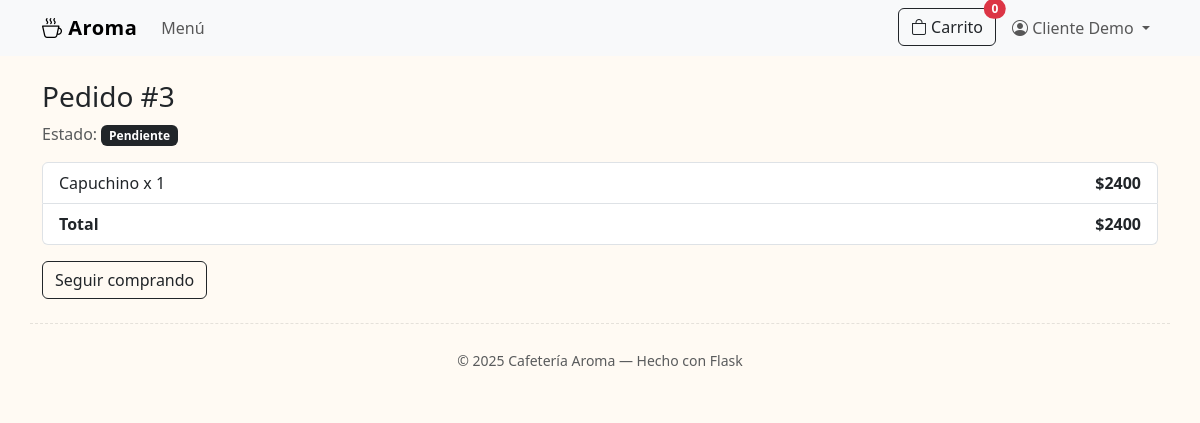
Screenshot of /orders/3 (signed in) with the database file from the repository.
### models.py (models this page shows, shortened)
class User(UserMixin, db.Model):
    id = db.Column(db.Integer, primary_key=True)
    name = db.Column(db.String(120), nullable=False)
    email = db.Column(db.String(120), unique=True, nullable=False)
    password_hash = db.Column(db.String(255), nullable=False)
    role = db.Column(db.String(20), default=Role.CUSTOMER, nullable=False)
    created_at = db.Column(db.DateTime, default=datetime.utcnow)
    orders = db.relationship("Order", back_populates="user", lazy=True)
    def is_admin(self):
        return self.role == Role.ADMIN
    def is_employee(self):
        return self.role == Role.EMPLOYEE

class Order(db.Model):
    id = db.Column(db.Integer, primary_key=True)
    status = db.Column(db.String(30), default="pendiente")  # pendiente -> preparando -> listo -> entregado -> cancelado
    payment_method = db.Column(db.String(30), default="efectivo")  # efectivo/tarjeta
    total = db.Column(db.Float, default=0.0)
    created_at = db.Column(db.DateTime, default=datetime.utcnow)
    user_id = db.Column(db.Integer, db.ForeignKey("user.id"), nullable=True)
    user = db.relationship("User", back_populates="orders")
    items = db.relationship("OrderItem", back_populates="order", cascade="all, delete-orphan", lazy=True)

class OrderItem(db.Model):
    id = db.Column(db.Integer, primary_key=True)
    quantity = db.Column(db.Integer, nullable=False, default=1)
    unit_price = db.Column(db.Float, nullable=False)
    product_id = db.Column(db.Integer, db.ForeignKey("product.id"), nullable=False)
    product = db.relationship("Product")
    order_id = db.Column(db.Integer, db.ForeignKey("order.id"), nullable=False)
    order = db.relationship("Order", back_populates="items")

class Product(db.Model):
    id = db.Column(db.Integer, primary_key=True)
    name = db.Column(db.String(180), nullable=False)
    description = db.Column(db.Text, nullable=True)
    price = db.Column(db.Float, nullable=False)
    stock = db.Column(db.Integer, default=0)
    image_url = db.Column(db.String(255), nullable=True)
    is_active = db.Column(db.Boolean, default=True)
    created_at = db.Column(db.DateTime, default=datetime.utcnow)
    category_id = db.Column(db.Integer, db.ForeignKey("category.id"), nullable=True)
    category = db.relationship("Category", back_populates="products")

### app.py (the view)
    @app.get("/orders/<int:order_id>")
    @login_required
    def order_tracking(order_id):
        order = db.session.get(Order, order_id)
        if not order or (not current_user.is_admin() and not current_user.is_employee() and order.user_id != current_user.id):
            abort(404)
        return render_template("order_tracking.html", order=order)

### templates/order_tracking.html
{% extends "base.html" %}
{% block content %}
  <h3>Pedido #{{ order.id }}</h3>
  <p class="text-muted">Estado: <span class="badge text-bg-dark">{{ order.status|capitalize }}</span></p>
  <ul class="list-group mb-3">
    {% for it in order.items %}
      <li class="list-group-item d-flex justify-content-between align-items-center">
        <span>{{ it.product.name }} x {{ it.quantity }}</span>
        <strong>${{ '%.0f'|format(it.quantity * it.unit_price) }}</strong>
      </li>
    {% endfor %}
    <li class="list-group-item d-flex justify-content-between">
      <strong>Total</strong>
      <strong>${{ '%.0f'|format(order.total) }}</strong>
    </li>
  </ul>
  <a class="btn btn-outline-dark" href="{{ url_for('menu') }}">Seguir comprando</a>
{% endblock %}

### templates/base.html (shortened to what this page needs)
{% set cart_count = session.get('cart', {})|map('int')|list|length and session.get('cart', {})|dictsort(false) %}
<!doctype html>
<html lang="es">
  <head>
    <link href="https://cdn.jsdelivr.net/npm/bootstrap@5.3.2/dist/css/bootstrap.min.css" rel="stylesheet">
    <link href="https://cdn.jsdelivr.net/npm/bootstrap-icons@1.11.3/font/bootstrap-icons.css" rel="stylesheet">
    <link href="{{ url_for('static', filename='css/styles.css') }}" rel="stylesheet">
  </head>
  <body>
    <nav class="navbar navbar-expand-lg bg-body-tertiary sticky-top">
      <div class="container">
        <a class="navbar-brand" href="{{ url_for('index') }}"><i class="bi bi-cup-hot"></i> Aroma</a>
        <div class="collapse navbar-collapse" id="nav">
          <ul class="navbar-nav me-auto mb-2 mb-lg-0">
            <li class="nav-item"><a class="nav-link" href="{{ url_for('menu') }}">Menú</a></li>
          </ul>
          <ul class="navbar-nav ms-auto">
            <li class="nav-item me-2">
              <a class="btn btn-outline-dark position-relative" href="{{ url_for('cart') }}">
                <i class="bi bi-bag"></i> Carrito
                <span id="cart-count" class="position-absolute top-0 start-100 translate-middle badge rounded-pill bg-danger">
                  {{ (session.get('cart') or {}).values()|sum if session.get('cart') else 0 }}
                </span>
              </a>
            </li>
            {% if current_user.is_authenticated %}
            <li class="nav-item dropdown">
              <a class="nav-link dropdown-toggle" role="button" data-bs-toggle="dropdown">
                <i class="bi bi-person-circle"></i> {{ current_user.name }}
              </a>
            </li>
            {% else %}
              <li class="nav-item"><a class="btn btn-dark" href="{{ url_for('login') }}">Ingresar</a></li>
            {% endif %}
          </ul>
        </div>
      </div>
    </nav>
    <main class="container my-4">
      {% block content %}{% endblock %}
    </main>
    <footer class="container py-4 text-center text-muted">
      <small>© {{ 2025 }} Cafetería Aroma — Hecho con Flask</small>
    </footer>
  </body>
</html>

### static/css/styles.css (style rules this page uses)
body { background: #fffaf3; }
.navbar-brand { font-weight: 800; letter-spacing: .5px; }
footer { border-top: 1px dashed rgba(0,0,0,.1); }

### rows the page displays
User: name "Cliente Demo"
Order: id "3", status "Pendiente", total "2400"
OrderItem: product.name "Capuchino", quantity "1", it.quantity*it.unit_price "2400"

### other values shown
{{ (session.get('cart') or {}).values()|sum if session.get('cart') else 0 }} "0"
{{ 2025 }} "2025"
